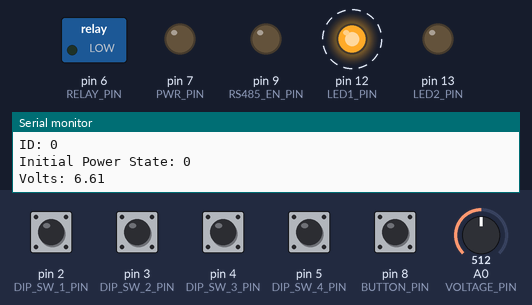
Recording of a sketch running on a simulated Arduino Pro Mini, built with avr-gcc and run on an emulated ATmega328P. On the bench: switched loads named in the sketch (green lamp = pin HIGH), output pins drawn as LEDs (lit = HIGH), the last lines printed to the serial monitor. Dashed ring = blinking. Inputs (shaded band) come from the test bench; at power-on: pin 2 (DIP_SW_1_PIN), pin 3 (DIP_SW_2_PIN), pin 4 (DIP_SW_3_PIN), pin 5 (DIP_SW_4_PIN), pin 8 (BUTTON_PIN) LOW, A0 (VOLTAGE_PIN) = 512. EEPROM starts erased.

Above: at 4.4 s.
4.5 s: pin 8 (BUTTON_PIN) pulled HIGH for 0.15 s
At 6.5 s:
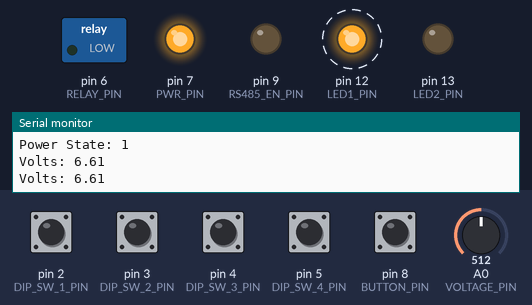
8.8 s: A0 (VOLTAGE_PIN) set to 884
10.7 s: A0 (VOLTAGE_PIN) set to 898
At 11.6 s:
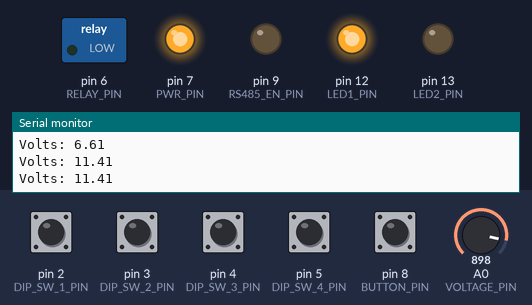
13.7 s: pin 8 (BUTTON_PIN) pulled HIGH for 1 s
At 14.9 s:
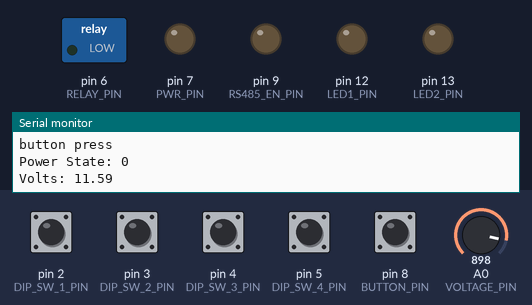
Timing chart, 0 to 19.9 s (numbered marks = the images above; inputs shaded):
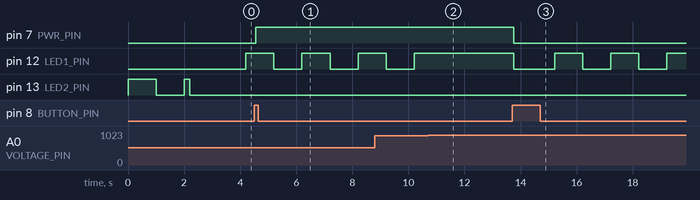

Measured:
- the behaviour switches between 891 and 892 on A0 (VOLTAGE_PIN) (found by bisection; images 1 and 2)
- after the input at 4.5 s, pin 7 (PWR_PIN): LOW → HIGH after 0.05 s
- after the input at 10.7 s, pin 12 (LED1_PIN): stays HIGH (without the input it goes to LOW after 0.51 s)
- after the input at 13.7 s, pin 7 (PWR_PIN): HIGH → LOW after 0.05 s; pin 12 (LED1_PIN): HIGH → LOW after 0.05 s, then repeats every 2.0 s: HIGH 1.0 s, LOW 1.0 s
- by itself, pin 12 (LED1_PIN): alternates HIGH for 1.0 s and LOW for 1.0 s

The sketch:

PowerBreakout.ino
```cpp
// (licence header left out)
//
// Aurdino Pro Mini 328P 3.3V 16 MHz
//  Some IDE don't have this option show put it as 5V 16MHz instead for proper baud rates.
//

// Version 1.0 - Initial Release of board firmware.
// Version 1.1 - Add support for sending out to the group of a change of power state.  This allows
//   groups of PSUs to turn on at the same time.

#include <SoftwareSerial.h>
#include <EEPROM.h>

// Digital Pins
#define DIP_SW_1_PIN 2
#define DIP_SW_2_PIN 3
#define DIP_SW_3_PIN 4
#define DIP_SW_4_PIN 5
#define BUTTON_PIN   8
#define PWR_PIN      7
#define RELAY_PIN    6
#define LED1_PIN     12
#define LED2_PIN     13

// RS485 Bus Pins
#define RS485_RX_PIN 11
#define RS485_TX_PIN 10
#define RS485_EN_PIN 9

#define RS485Transmit    HIGH
#define RS485Receive     LOW


// Analog pins
#define VOLTAGE_PIN  0
#define CURRENT_PIN  3  // Current boards do not support this feature

SoftwareSerial RS485Serial(RS485_RX_PIN, RS485_TX_PIN);

int led_state = 0;
unsigned long led_timer = 0;
int id = 0;
float voltage = 0;
bool power_state = false;

#define POWER_STATE_ADDR 0

// incomming commands high 4 bits are target device id
//  lower 4 bits are commend
// responses high bit indicates success
//  low bits give length of response data that follows
#define CMD_PowerOff 1
#define CMD_PowerOn 2
#define CMD_ReadVoltage 3
#define CMD_ReadCurrent 4
#define CMD_PressButton 5
#define CMD_PressAndHoldButton 6
#define CMD_GetState 7

#define MAJOR_SW_VER 1
#define MINOR_SW_VER 1

void setup()
{
  // If this isn't working make sure you have 16MHz selected in the arduino tools menu
  Serial.begin(56700);
  // put your setup code here, to run once:
  pinMode(DIP_SW_1_PIN, INPUT);
  pinMode(DIP_SW_2_PIN, INPUT);
  pinMode(DIP_SW_3_PIN, INPUT);
  pinMode(DIP_SW_4_PIN, INPUT);
  pinMode(BUTTON_PIN, INPUT);
  pinMode(PWR_PIN, OUTPUT);
  pinMode(RELAY_PIN, OUTPUT);
  pinMode(LED1_PIN, OUTPUT);
  pinMode(LED2_PIN, OUTPUT);
  pinMode(RS485_EN_PIN, OUTPUT);
  digitalWrite(RS485_EN_PIN, RS485Receive);
  RS485Serial.begin(9600);
  //RS485Serial.listen();

  digitalWrite(LED1_PIN, LOW);
  digitalWrite(RELAY_PIN, LOW);

  Serial.println("Firmware Version: 1.1");

  digitalWrite(LED2_PIN, LOW);
  for ( int i = 0; i < MAJOR_SW_VER; i++ )
  {
    digitalWrite(LED2_PIN, HIGH);
    delay(1000);
    digitalWrite(LED2_PIN, LOW);
    delay(1000);
  }

  for ( int i = 0; i < MINOR_SW_VER; i++ )
  {
    digitalWrite(LED2_PIN, HIGH);
    delay(200);
    digitalWrite(LED2_PIN, LOW);
    delay(1000);
  }

  id = 0;
  id = id | (digitalRead(DIP_SW_1_PIN) == HIGH ? 1 : 0);
  id = id | (digitalRead(DIP_SW_2_PIN) == HIGH ? 2 : 0);
  id = id | (digitalRead(DIP_SW_3_PIN) == HIGH ? 4 : 0);
  id = id | (digitalRead(DIP_SW_4_PIN) == HIGH ? 8 : 0);
  Serial.print("ID: ");
  Serial.println(id);

  char saved_power_state = EEPROM.read(POWER_STATE_ADDR);
  if ( saved_power_state == 1 )
  {
    digitalWrite(PWR_PIN, HIGH);
    power_state = true;
  }
  else
  {
    digitalWrite(PWR_PIN, LOW);
    power_state = false;
  }
  Serial.print("Initial Power State: ");
  Serial.println(power_state);
  // prime the LED flashing timer.
  led_timer = millis();
}


void handle_button_press()
{
  Serial.println("button press");
  power_state = !power_state;
  Serial.print("Power State: ");
  Serial.println(power_state);
  if ( power_state )
  {
    digitalWrite(PWR_PIN, HIGH);
    digitalWrite(LED1_PIN, HIGH);
    digitalWrite(RS485_EN_PIN, RS485Transmit);
    RS485Serial.write(id << 4 | CMD_PowerOn);
    digitalWrite(RS485_EN_PIN, RS485Receive);
  }
  else
  {
    digitalWrite(PWR_PIN, LOW);
    digitalWrite(LED1_PIN, LOW);
    digitalWrite(RS485_EN_PIN, RS485Transmit);
    RS485Serial.write(id << 4 | CMD_PowerOff);
    digitalWrite(RS485_EN_PIN, RS485Receive);
  }

  EEPROM.write(POWER_STATE_ADDR, power_state);
}

// Variables will change:
int ledState = HIGH;         // the current state of the output pin
int buttonState;             // the current reading from the input pin
int lastButtonState = LOW;   // the previous reading from the input pin
int relayDelay = 0;

// the following variables are unsigned long's because the time, measured in miliseconds,
// will quickly become a bigger number than can be stored in an int.
unsigned long lastDebounceTime = 0;  // the last time the output pin was toggled
unsigned long debounceDelay = 50;    // the debounce time; increase if the output flickers

void debounce()
{
  // read the state of the switch into a local variable:
  int reading = digitalRead(BUTTON_PIN);

  // check to see if you just pressed the button
  // (i.e. the input went from LOW to HIGH),  and you've waited
  // long enough since the last press to ignore any noise:

  // If the switch changed, due to noise or pressing:
  if (reading != lastButtonState) {
    // reset the debouncing timer
    lastDebounceTime = millis();
  }

  if ((millis() - lastDebounceTime) > debounceDelay) {
    // whatever the reading is at, it's been there for longer
    // than the debounce delay, so take it as the actual current state:

    // if the button state has changed:
    if (reading != buttonState) {
      buttonState = reading;

      // only toggle the LED if the new button state is HIGH
      if (buttonState == HIGH) {
        handle_button_press();
      }
    }
  }

  // save the reading.  Next time through the loop,
  // it'll be the lastButtonState:
  lastButtonState = reading;
}

void checkSerial()
{
  unsigned char data = 0;
  unsigned char response = 0;
  unsigned char res_data = 0;
  bool send_data = false;

  if (RS485Serial.available())
  {
    data = RS485Serial.read();
    Serial.print("Read Serial Command: ");
    Serial.println(data);

    if ( data >> 4 == id )
    {
      switch( data & 0xf )
      {
        case CMD_GetState:
          response = 0x81;
          res_data = power_state;
          send_data = true;
          break;

        case CMD_PowerOff:
          if( power_state == true )
          {
            power_state = false;
            digitalWrite(PWR_PIN, LOW);
            response = 0x80;
          }
          break;

        case CMD_PowerOn:
          if( power_state == false )
          {
            power_state = true;
            digitalWrite(PWR_PIN, HIGH);
            response = 0x80;
          }
          break;

        case CMD_ReadVoltage:
          response = 0x81;
          res_data = (unsigned char)(voltage * 10.0);
          send_data = true;
          break;

        case CMD_ReadCurrent:
          break;

        case CMD_PressButton:
          relayDelay = 1;
          digitalWrite(RELAY_PIN, HIGH);
          response = 0x80;
          break;

        case CMD_PressAndHoldButton:
          relayDelay = 8;
          digitalWrite(RELAY_PIN, HIGH);
          response = 0x80;
          break;

        default:
          break;
      }

      digitalWrite(RS485_EN_PIN, RS485Transmit);
      RS485Serial.write(response);
      if ( send_data )
      {
        RS485Serial.write(res_data);
      }
      digitalWrite(RS485_EN_PIN, RS485Receive);
    }
  }
}

#define VOLT_THRESHOLD 11.5

void loop()
{
  if ( millis()-led_timer > 1000L )
  {
    led_timer = millis();

    // update id every second.
    id = 0;
    id = id | (digitalRead(DIP_SW_1_PIN) == HIGH ? 1 : 0);
    id = id | (digitalRead(DIP_SW_2_PIN) == HIGH ? 2 : 0);
    id = id | (digitalRead(DIP_SW_3_PIN) == HIGH ? 4 : 0);
    id = id | (digitalRead(DIP_SW_4_PIN) == HIGH ? 8 : 0);

    if ( relayDelay > 0 )
      relayDelay -= 1;
    else
    {
      //Serial.println("reset relay");
      digitalWrite(RELAY_PIN, LOW);
    }

    float volts = analogRead(VOLTAGE_PIN);
    // converts reading for A/D converter to a voltage.  The board has 4:1 voltage divider to
    //  take the 12V down to 3V.  The A/D converter reads 0-3.3V since were running at 3.3V.
    voltage = volts / 1023.0 * 3.3 * 4;

    if ( power_state == false or (power_state == true and voltage < VOLT_THRESHOLD) )
    {
      if ( led_state == 0 )
      {
        digitalWrite(LED1_PIN, HIGH);
        led_state = 1;
      }
      else
      {
        digitalWrite(LED1_PIN, LOW);
        led_state = 0;
      }

      Serial.print( "Volts: " );
      Serial.println(voltage);
    }
    else
    {
      digitalWrite(LED1_PIN, HIGH);
      // means if we flash we'll start low
      led_state = 1;
    }
  }

  debounce();
  checkSerial();
}
```
